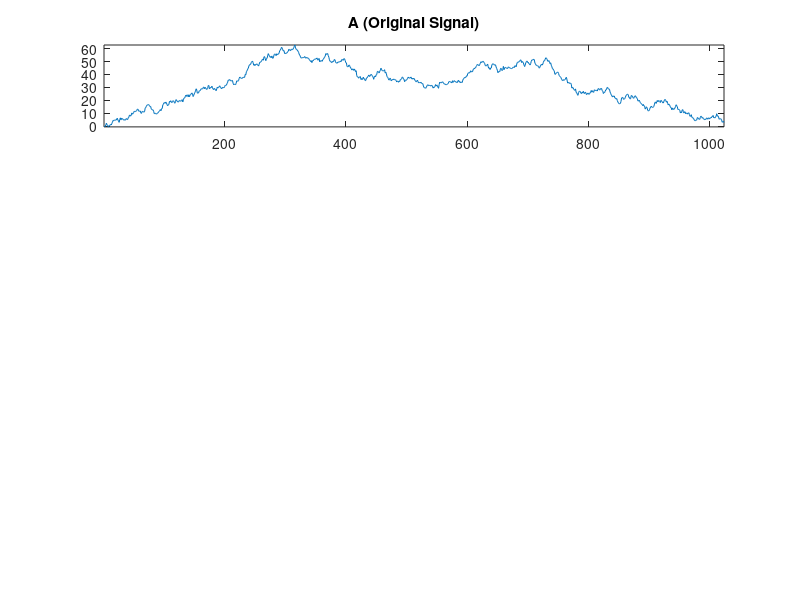

Write MATLAB code to recreate this figure. (Note: this script raises an error after producing the figure.)
x = cumsum(randn(1,2^10));
t1 = 1:2^10
subplot(4,1,1)
  plot(t1,x)
   axis tight
   title('A (Original Signal)')
coarse1 = coarsening(x,1);
t = t1(1:2:end)
set(gca,'fontsize',12)
subplot(4,1,2)
  plot(t,coarse1)
   axis tight
   title('B (2 Scaling Steps)')
  coarse2 = coarsening(x,2);
  t = t1(1:3:end)
  set(gca,'fontsize',12)
subplot(4,1,3)

  plot(t,coarse2)
  title('C (3 Scaling Steps)')
   axis tight
    coarse10 = coarsening(x,6);
    set(gca,'fontsize',12)
subplot(4,1,4)

 t = t1(1:(7):end)
  plot(t,coarse10)
  xlabel('samples [n]')
  title('D (6 Scaling Steps)')
   axis tight
   set(findall(gcf,'type','line'),'color','k')
   set(findall(gcf,'type','text'),'fontsize',12)
   
   set(gca,'fontsize',12)
